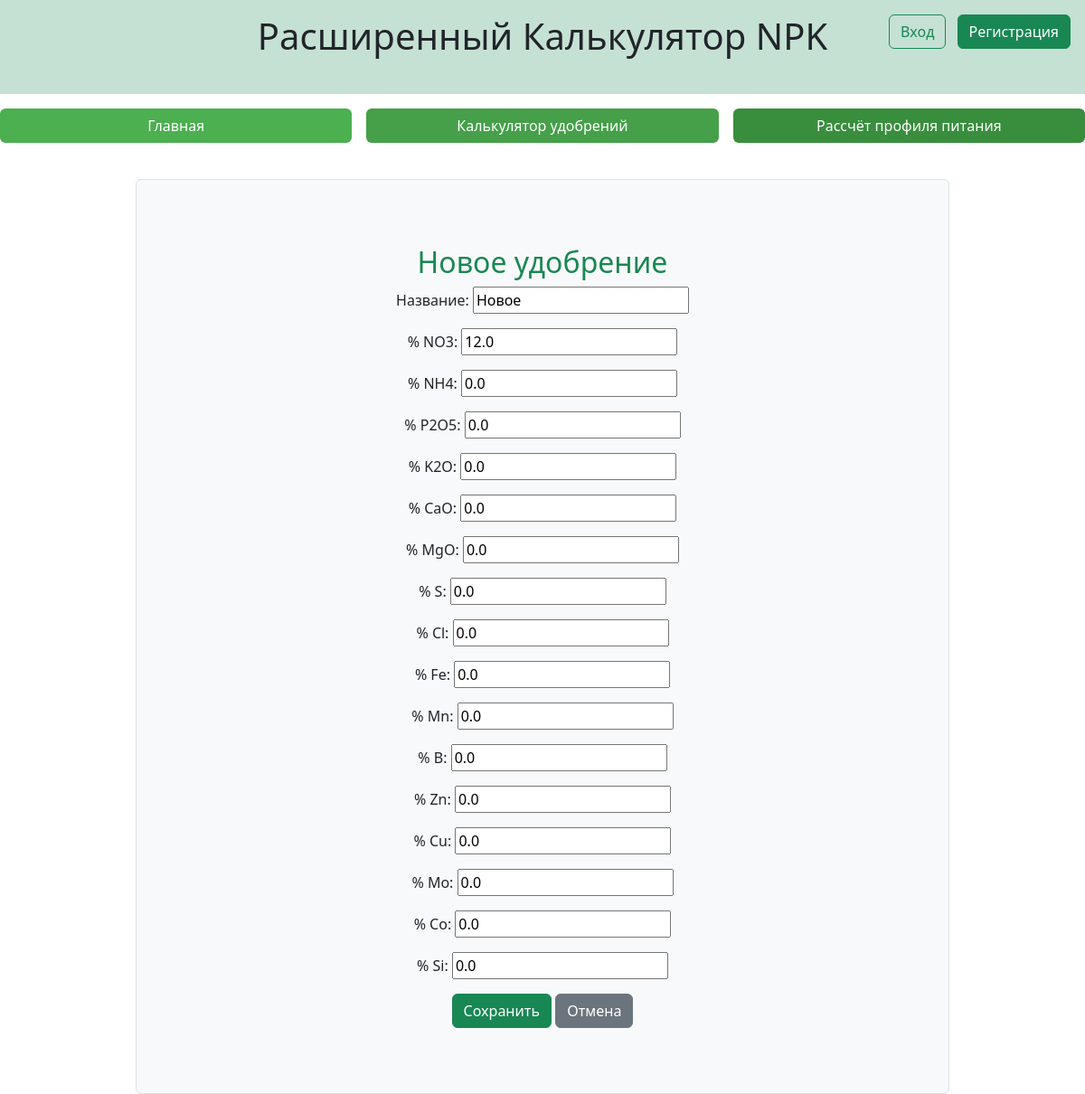
Screenshot of /edit_fertilizer/33 with the database file from the repository.
### main/models.py (models this page shows, shortened)
class Fertilizer(models.Model):
    user = models.ForeignKey(get_user_model(), on_delete=models.CASCADE, null=True, blank=True)
    is_public = models.BooleanField(default=False)
    name = models.CharField('Название',max_length=100)
    nh4 = models.FloatField('% NH4', default=0)
    no3 = models.FloatField('% NO3', default=0)
    p2o5 = models.FloatField('% P2O5', default=0)
    k2o = models.FloatField('% K2O', default=0)
    cao = models.FloatField('% CaO', default=0)
    mgo = models.FloatField('% MgO', default=0)
    s = models.FloatField('% S', default=0)
    cl = models.FloatField('% Cl', default=0)
    fe = models.FloatField('% Fe', default=0)
    mn = models.FloatField('% Mn', default=0)
    b = models.FloatField('% B', default=0)
    zn = models.FloatField('% Zn', default=0)
    cu = models.FloatField('% Cu', default=0)
    mo = models.FloatField('% Mo', default=0)
    co = models.FloatField('% Co', default=0)
    si = models.FloatField('% Si', default=0)

### main/views.py (the view)
# urls.py: path('edit_fertilizer/<int:pk>', views.edit_fertilizer, name='edit_fertilizer'),
def edit_fertilizer(request, pk):
    fertilizer = get_object_or_404(Fertilizer, pk=pk)
    if request.method == 'POST':
        form = FertilizerForm(request.POST, instance=fertilizer)
        if form.is_valid():
            form.save()
            return redirect('profile')
    else:
        form = FertilizerForm(instance=fertilizer)
    return render(request, 'main/add_fertilizer.html', {'form': form})

### main/forms.py
class FertilizerForm(forms.ModelForm):
    class Meta:
        model = Fertilizer
        fields = ['name', 'no3', 'nh4', 'p2o5', 'k2o', 'cao', 'mgo', 's', 'cl', 'fe', 'mn', 'b', 'zn', 'cu', 'mo', 'co', 'si']

### main/templates/main/add_fertilizer.html (shortened to what this page needs)
{% extends "main/index.html" %}
{% block content %}
<div class="container py-5">
    <h2 class="text-success">Новое удобрение</h2>
    <form method="post">
        {{ form.as_p }}
        <button type="submit" class="btn btn-success">Сохранить</button>
        <a href="{% url 'profile' %}" class="btn btn-secondary">Отмена</a>
    </form>
</div>
{% endblock %}

### rows the page displays
Fertilizer: name "Новое", no3 "12.0", nh4 "0.0", p2o5 "0.0", k2o "0.0", cao "0.0", mgo "0.0", s "0.0", cl "0.0", fe "0.0", mn "0.0", b "0.0", zn "0.0", cu "0.0", mo "0.0", co "0.0", si "0.0"
